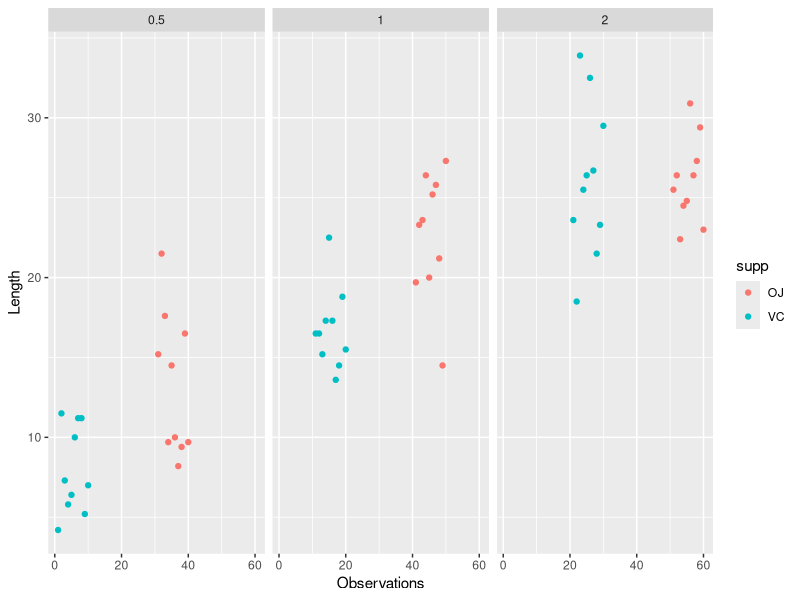

Here is the R script that generated this plot: (Note: this script raises an error after producing the figure.)
## ---- chunk 1
library(ggplot2)
## ---- chunk 2
data(ToothGrowth)
tg <- ToothGrowth

g <- ggplot(tg,  aes(x = c(1:60), y = len), colour = supp)
g <- g + geom_point(aes(color = supp))  
g <- g + facet_grid(. ~ dose) + xlab("Observations") + ylab("Length")
g

## ---- chunk 3
vc <- tg[1:30]
oj <- tg[31:60]

difference <- oj$len - vc$len

mn <- mean(difference)
s <- sd(difference)

mn + c(-1, 1) * qt(0.975, n-1)*s/sqrt(n)

t.test(difference)

t.test(oj$len, vc$len, paired = TRUE)


